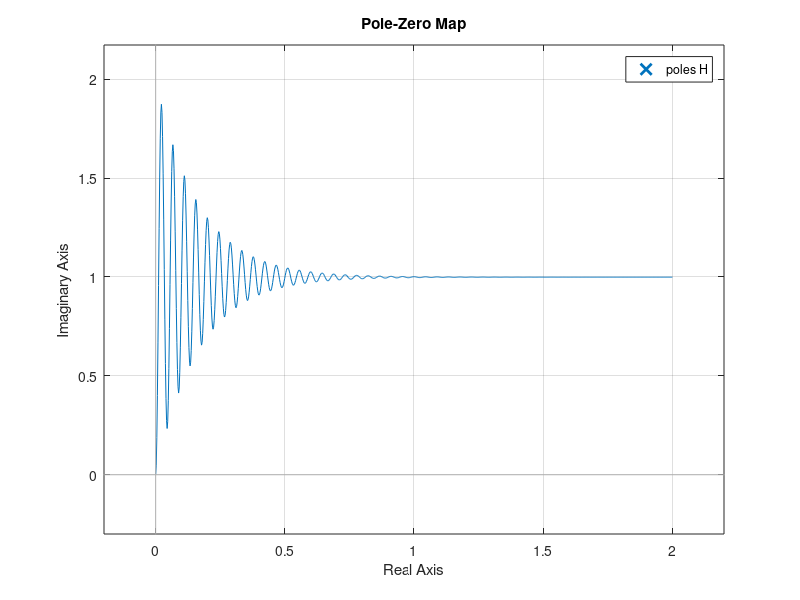

This chart was generated by the following MATLAB code:
J = 0.1;
b = 1;
K = 100;

H1 = tf(K);
H2 = tf([10],[0.5 1]);
H3 = tf([1],[J,b])

H = feedback(H1*H2*H3, 1);
zpk(H)
step(H)
pzmap(H);
[wn, zeta] = damp(H)
sigma = wn(1)*zeta(1)
wd = wn(1)*sqrt(1 - zeta(1)^2)

